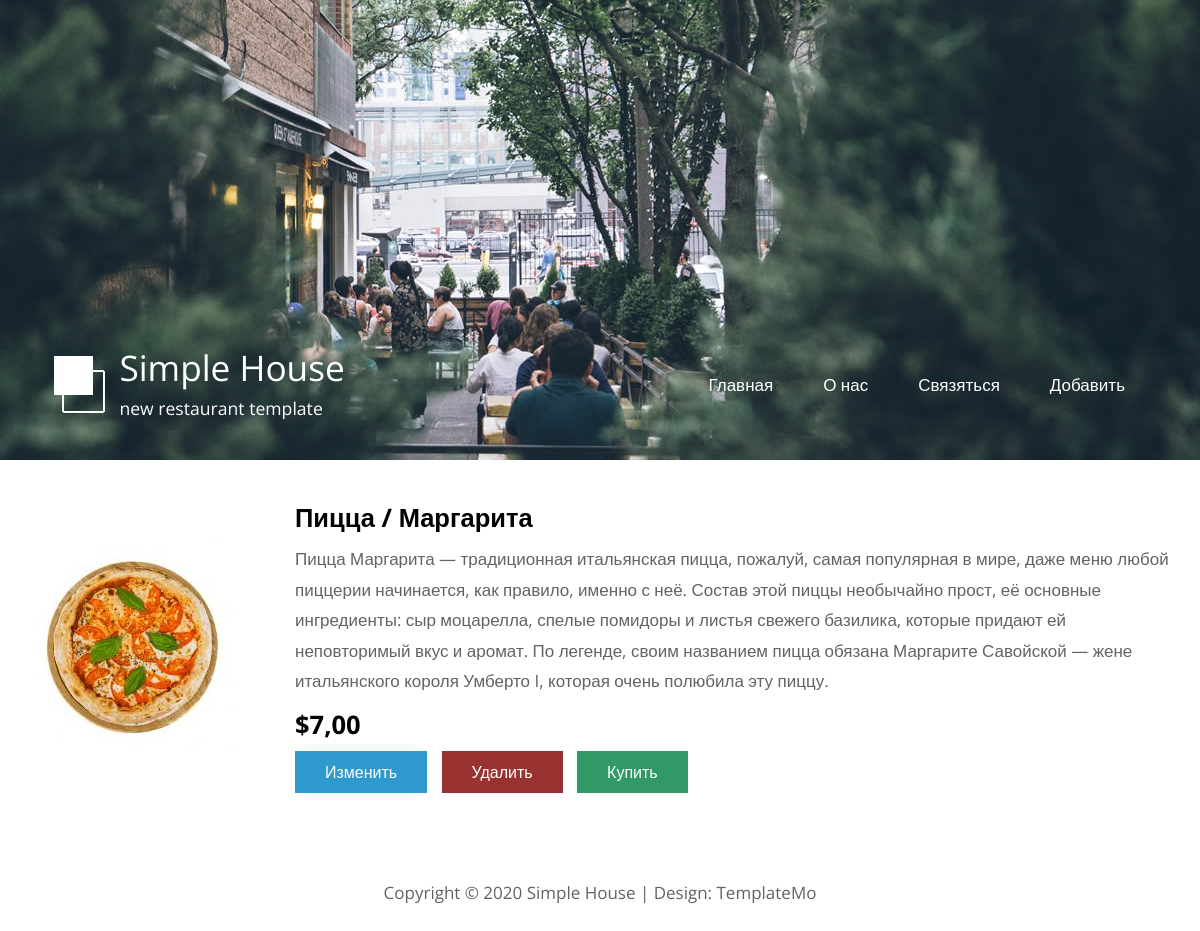
The app's page /detail/14/ with its own data.
### app/models.py (models this page shows)
class Food(models.Model):
    title = models.CharField(max_length=123)
    category = models.ForeignKey(Category, on_delete=models.CASCADE)
    img = models.ImageField(upload_to='media/food_images')
    description = models.TextField()
    price = models.DecimalField(decimal_places=2, max_digits=12)
    def __str__(self):
        return f'{self.category} / {self.title}'
    class Meta:
        verbose_name = 'Блюдо'
        verbose_name_plural = 'Блюда'

class Category(models.Model):
    title = models.CharField(max_length=123)
    def __str__(self):
        return self.title
    class Meta:
        verbose_name = 'Категория'
        verbose_name_plural = 'Категории'

### app/views.py (the view)
# urls.py: path('detail/<int:pk>/', views.detail_view, name='detail'),
def detail_view(request, pk):
    food = Food.objects.get(id=pk)
    if request.method == 'POST':
        form = FoodUpdateForm(request.POST, request.FILES, instance=food)
        if form.is_valid():
            form.save()
    form = FoodUpdateForm(instance=food)
    return render(request=request, template_name='app/detail.html', context={'food': food, 'form': form})

### app/templates/app/detail.html (shortened to what this page needs)
{% extends 'base.html' %}
{% load static %}
{% block content %}
    <section class="box">
        {% if food %}
        <img src="{{ food.img.url }}" alt="" style="max-width: 400px;">
        <div class="content">
            <h2>{{ food }}</h2>
            <p>{{ food.description }}</p>
            <h2>${{ food.price }}</h2>
            <a href="#" class="tm-btn tm-btn-primary" style="margin-right: 10px;" id="openModalBtn">Изменить</a>
            <a href="{% url 'delete' food.id %}" class="tm-btn tm-btn-danger" style="margin-right: 10px;">Удалить</a>
            <a href="{% url 'contact' %}" class="tm-btn tm-btn-success">Купить</a>
        </div>
        {% else %}
        <h2>Такого блюда не существует или он удален!</h2>
        {% endif %}
    </section>
{% endblock %}

### static/css/templatemo-style.css (style rules this page uses)
ul, nav, body, h1, h2, h4, h6, p, figure { margin: 0; padding: 0; }
a, button { transition: all 0.3s ease; }
html { box-sizing: border-box; -ms-overflow-style: scrollbar; }
*, *::before, *::after { box-sizing: inherit; }
.tm-btn { display: inline-block; font-size: 1rem; width: auto; padding: 10px 30px; text-decoration: none; cursor: pointer; border: 0; }
.tm-btn-primary { background-color: #2D99CC; color: white; }
.tm-btn-success { background-color: #319966; color: white; }
.tm-btn-danger { background-color: #993332; color: white; }
body { font-family: 'Open Sans', Arial, sans-serif; font-size: 17px; background-color: #ccc; overflow-x: hidden; }
p, address { color: #626364; line-height: 1.8; }

### static/css/style.css (style rules this page uses)
.box { display: flex; gap: 50px; align-items: center; padding: 40px 20px 20px; }
.content h2, p { margin-bottom: 10px; }

### records on screen
Food: img (picture), category+title "Пицца / Маргарита", description "Пицца Маргарита — традиционная итальянская пицца, пожалуй, самая популярная в мире, даже меню любой пиццерии начинается, как правило, именно с неё. Состав этой пиццы необычайно прост, её основные ингредиенты: сыр моцарелла, спелые помидоры и листья свежего базилика, которые придают ей неповторимый вкус и аромат. По легенде, своим названием пицца обязана Маргарите Савойской — жене итальянского короля Умберто I, которая очень полюбила эту пиццу.", price "7,00"
